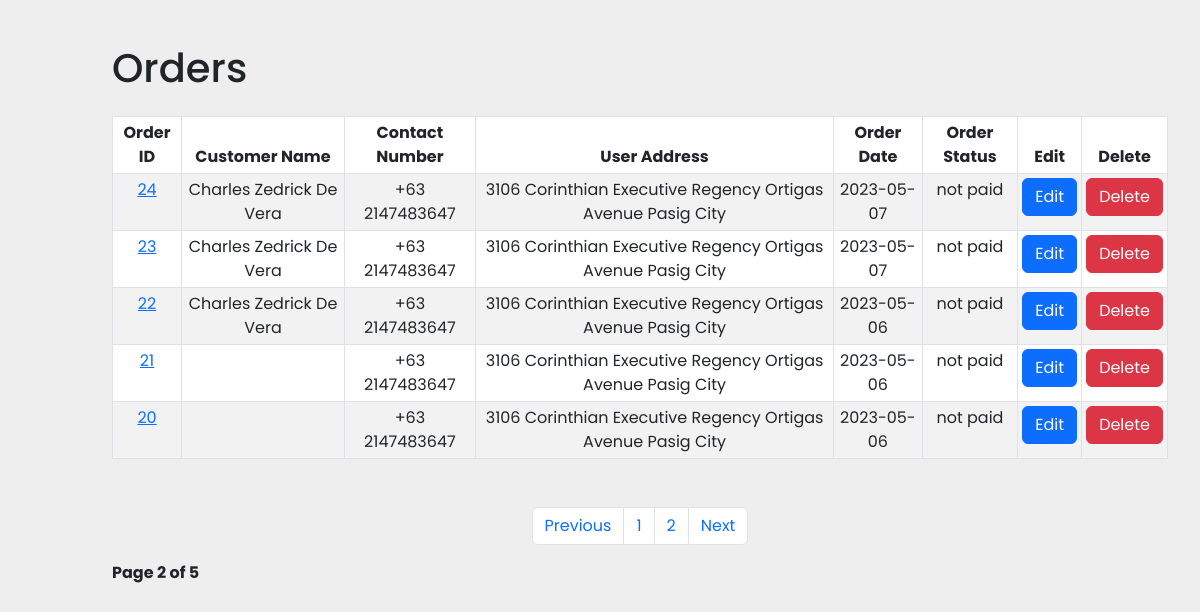
Page /admin/orders.php?page_no=2 (signed in) on the earlier database version.
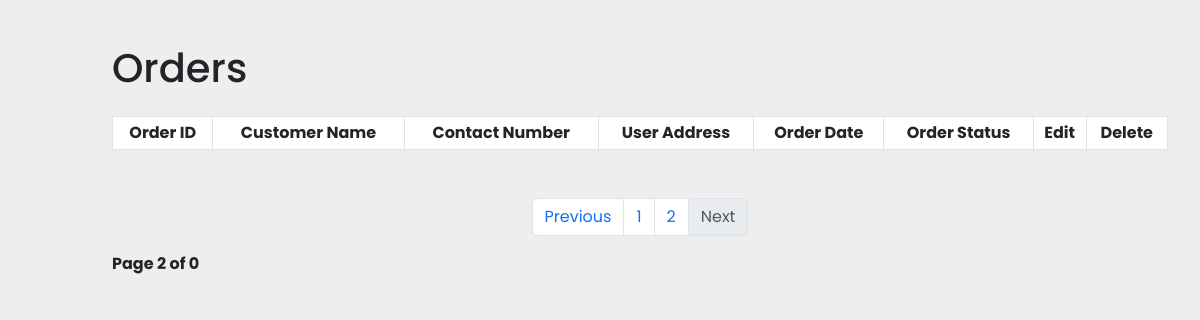
Same page on the later database version.
### tables this page shows
CREATE TABLE `orders` (
  `order_id` int(11) NOT NULL,
  `wsname` varchar(250) NOT NULL,
  `wsphone` bigint(20) NOT NULL,
  `wsaddress` text NOT NULL,
  `wscourier` text NOT NULL,
  `order_cost` decimal(10,2) NOT NULL,
  `order_status` varchar(100) NOT NULL DEFAULT 'on_hold',
  `user_name` varchar(250) NOT NULL,
  `user_email` text NOT NULL,
  `user_id` int(11) NOT NULL,
  `user_phone` bigint(20) NOT NULL,
  `user_city` varchar(255) NOT NULL,
  `user_address` text NOT NULL,
  `user_landmark` text NOT NULL,
  `location_link` text NOT NULL,
  `payment_method` varchar(20) NOT NULL,
  `shipping_method` varchar(250) NOT NULL,
  `payment_image` varchar(250) NOT NULL,
  `order_date` date NOT NULL DEFAULT current_timestamp(),
  `shipping_fee` decimal(6,2) NOT NULL
);

### admin/orders.php (the view, shortened to what this page needs)
<?php include('header.php'); ?>
<?php
    if(isset($_GET['page_no']) && $_GET['page_no'] != ""){
        $page_no = $_GET['page_no'];
    }else{
        $page_no = 1;
    }
    $stmt1 = $conn->prepare("SELECT COUNT(*) As total_records FROM orders");
    $stmt1->execute();
    $stmt1->bind_result($total_records);
    $total_records_per_page = 5;
    $offset = ($page_no-1) * $total_records_per_page;
    $previous_page = $page_no - 1;
    $next_page = $page_no + 1;
    $total_no_of_pages = ceil($total_records/$total_records_per_page);
    $stmt2 = $conn->prepare("SELECT * FROM orders ORDER BY order_id DESC LIMIT $offset, $total_records_per_page");
    $stmt2->execute();
    $orders = $stmt2->get_result();
?>
<?php include('security.php');
include('sidemenu.php'); ?>
<div class="main-content">
    <div class="container-fluid">
            <h1 class="my-4">Orders</h1>
            <div class="table-responsive">
                <table class="table table-striped table-bordered table-hover table-sm text-center">
                    <thead>
                        <tr>
                            <th scope="col">Order ID</th>
                            <th scope="col">Customer Name</th>
                            <th scope="col">Contact Number</th>
                            <th scope="col">User Address</th>
                            <th scope="col">Order Date</th>
                            <th scope="col">Order Status</th>
                            <th scope="col">Edit</th>
                            <th scope="col">Delete</th>
                        </tr>
                    </thead>
                    <tbody>
                    <?php while($row = $orders->fetch_assoc()) { ?>
                        <tr>
                            <td><a href="<?php echo "view_order.php?order_id=".$row['order_id']; ?>"><?php echo $row['order_id']; ?></a></td>
                            <td><?php echo $row['user_name']; ?></td>
                            <td><?php echo "+63 ".$row['user_phone']; ?></td>
                            <td><?php echo $row['user_address']; ?></td>
                            <td><?php echo $row['order_date']; ?></td>
                            <td><?php echo $row['order_status']; ?></td>
                            <td><a class="btn btn-primary" href="edit_order.php?order_id=<?php echo $row['order_id']; ?>">Edit</a></td>
                            <td><a class="btn btn-danger" href="delete_order.php?order_id=<?php echo $row['order_id']; ?>">Delete</a></td>
                        </tr>
                        <?php } ?>
                    </tbody>
                </table>
                    <nav aria-label="Page navigation example" class="text-center">
                    <ul class="pagination mt-5 justify-content-center">
                        <li class="page-item">
                            <a class="page-link <?= ($page_no <= 1) ? 'disabled' : ''; ?> " <?= ($page_no > 1) ? 'href=?page_no=' .$previous_page : ''; ?>>Previous</a>
                        </li>
                        <li class="page-item"><a href="?page_no=1" class="page-link">1</a></li>
                        <li class="page-item"><a href="?page_no=2" class="page-link">2</a></li>
                        <li class="page-item">
                            <a class="page-link <?= ($page_no >= $total_no_of_pages) ? 'disabled' : ''; ?> " <?= ($page_no < $total_no_of_pages) ? 'href=?page_no=' .$next_page : ''; ?>>Next</a>
                        </li>
                    </ul>
                </nav>
                <div class="p-10">
                    <strong>Page <?= $page_no; ?> of <?= $total_no_of_pages ?></strong>
                </div>
            </div>
    </div>
</div>

Differences in the rows shown:
removed orders: order_id "24", user_name "Charles Zedrick De Vera", user_phone "2147483647", user_address "3106 Corinthian Executive Regency Ortigas Avenue Pasig City", order_date "2023-05-07", order_status "not paid"
removed orders: order_id "23", user_name "Charles Zedrick De Vera", user_phone "2147483647", user_address "3106 Corinthian Executive Regency Ortigas Avenue Pasig City", order_date "2023-05-07", order_status "not paid"
removed orders: order_id "22", user_name "Charles Zedrick De Vera", user_phone "2147483647", user_address "3106 Corinthian Executive Regency Ortigas Avenue Pasig City", order_date "2023-05-06", order_status "not paid"
removed orders: order_id "21", user_phone "2147483647", user_address "3106 Corinthian Executive Regency Ortigas Avenue Pasig City", order_date "2023-05-06", order_status "not paid"
removed orders: order_id "20", user_phone "2147483647", user_address "3106 Corinthian Executive Regency Ortigas Avenue Pasig City", order_date "2023-05-06", order_status "not paid"
Other differences:
$total_no_of_pages: "5" → "0"
